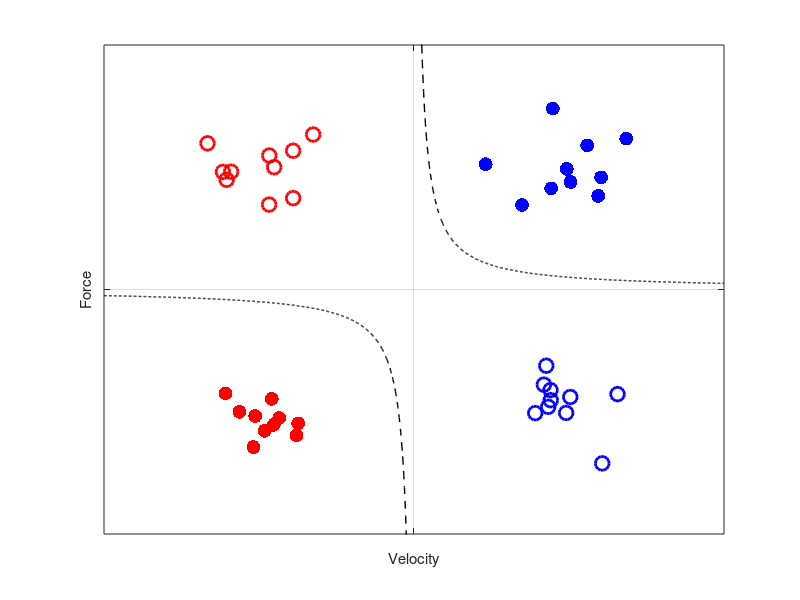
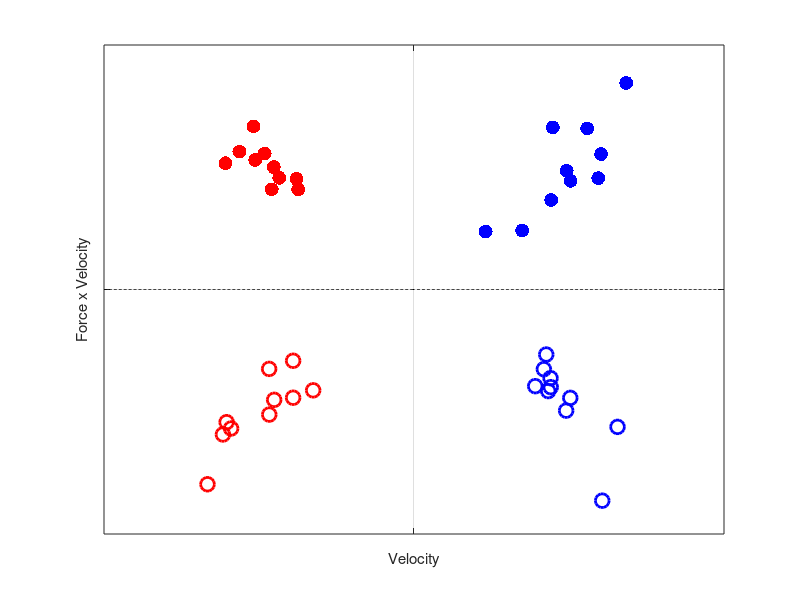
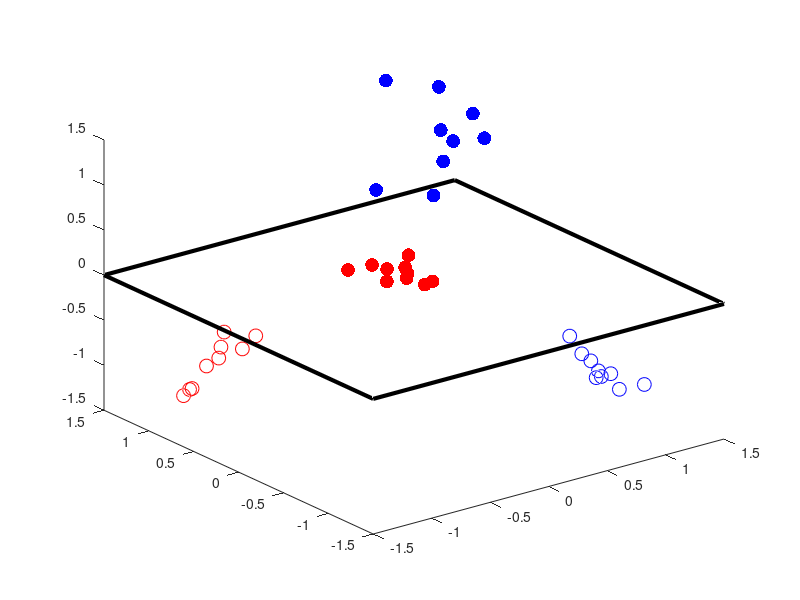

Write MATLAB code to recreate these figures, in order.
function gen_fig0
%% Generate data for active and passive
numpts = 10;
active_right = 0.2*randn(numpts,2)+ones(numpts,2);
active_left = 0.2*randn(numpts,2)-ones(numpts,2);
passive_left = 0.2*randn(numpts,2)+repmat([-1 1],numpts,1);
passive_right = 0.2*randn(numpts,2)+repmat([1 -1],numpts,1);

% generate boundary lines
velneg = linspace(-2,-0.01,1000);
velpos = linspace(0.01,2,1000);
forceneg = 0.1./velneg;
forcepos = 0.1./velpos;

% Plot velocity force
figure(1)
clf
plot(active_right(:,1),active_right(:,2),'.b', 'markersize', 30)
hold on
plot(passive_left(:,1),passive_left(:,2),'or', 'markersize', 10,'linewidth',2)
plot(active_left(:,1),active_left(:,2),'.r', 'markersize', 30)
plot(passive_right(:,1),passive_right(:,2),'ob', 'markersize', 10,'linewidth',2)
plot(velneg,forceneg,'--k','linewidth',1)
plot(velpos,forcepos,'--k','linewidth',1)

axis([-2 2 -2 2])
grid on
set(gca,'xticklabel','','yticklabel','','xtick',[0],'ytick',[0])
xlabel 'Velocity'
ylabel 'Force'

%% compute force*vel
active_right_forcevel = active_right(:,1).*active_right(:,2);
active_left_forcevel = active_left(:,1).*active_left(:,2);
passive_left_forcevel = passive_left(:,1).*passive_left(:,2);
passive_right_forcevel = passive_right(:,1).*passive_right(:,2);

% Plot velocity force-velocity
figure(2)
clf
plot(active_right(:,1),active_right_forcevel,'.b', 'markersize', 30)
hold on
plot(passive_left(:,1),passive_left_forcevel,'or', 'markersize', 10,'linewidth',2)
plot(active_left(:,1),active_left_forcevel,'.r', 'markersize', 30)
plot(passive_right(:,1),passive_right_forcevel,'ob', 'markersize', 10,'linewidth',2)
plot([velneg velpos], zeros(size([velneg velpos])),'--k')

axis([-2 2 -2 2])
grid on
set(gca,'xticklabel','','yticklabel','','xtick',[0],'ytick',[0])
xlabel 'Velocity'
ylabel 'Force x Velocity'

%% plot 3d view
figure(3)
clf
plot3(active_right(:,1),active_right(:,2),active_right_forcevel,'.b', 'markersize', 30)
hold on
plot3(passive_left(:,1),passive_left(:,2),passive_left_forcevel,'or', 'markersize', 10)
plot3(active_left(:,1),active_left(:,2),active_left_forcevel,'.r', 'markersize', 30)
plot3(passive_right(:,1),passive_right(:,2),passive_right_forcevel,'ob', 'markersize', 10)

% plot axis lines (x y z)
% plot3([-1.5 1.5],[0 0],[0 0],'-k','linewidth',3)
% plot3([0 0],[-1.5 1.5],[0 0],'-k','linewidth',3)
% plot3([0 0],[0 0],[-1.5 1.5],'-k','linewidth',3)

% plot plane of separation
plot3([-1.5 1.5],[-1.5 -1.5],[0 0],'-k','linewidth',3)
plot3([-1.5 1.5],[1.5 1.5],[0 0],'-k','linewidth',3)
plot3([-1.5 -1.5],[-1.5 1.5],[0 0],'-k','linewidth',3)
plot3([1.5 1.5],[-1.5 1.5],[0 0],'-k','linewidth',3)

% plot stems
% for i = 1:numpts
%     plot3(active_right(i,1),active_right(i,2),active_right_forcevel(i),'-k')
%     plot3(passive_left(i,1),passive_left(i,2),passive_left_forcevel(i),'-k')
%     plot3(active_left(i,1),active_left(i,2),active_left_forcevel(i),'-k')
%     plot3([passive_right(i,1) passive_right(i,1)],[passive_right(i,2) passive_right(i,2)],[0 passive_right_forcevel(i)],'-k','linewidth',1)
% end

axis([-1.5 1.5 -1.5 1.5 -1.5 1.5])
% axis off


